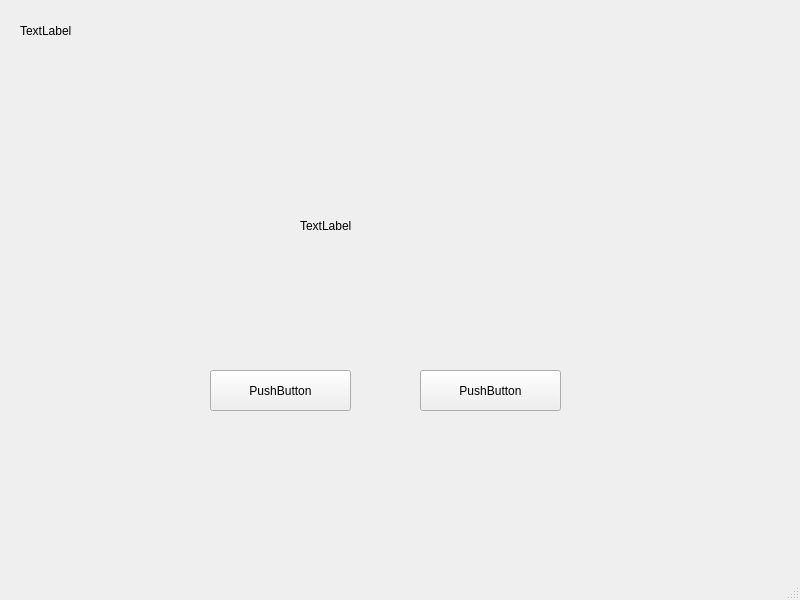
<?xml version="1.0" encoding="UTF-8"?>
<ui version="4.0">
 <class>MainWindow</class>
 <widget class="QMainWindow" name="MainWindow">
  <property name="geometry">
   <rect>
    <x>0</x>
    <y>0</y>
    <width>800</width>
    <height>600</height>
   </rect>
  </property>
  <property name="windowTitle">
   <string>MainWindow</string>
  </property>
  <widget class="QWidget" name="centralwidget">
   <widget class="QPushButton" name="pushButton">
    <property name="geometry">
     <rect>
      <x>210</x>
      <y>370</y>
      <width>141</width>
      <height>41</height>
     </rect>
    </property>
    <property name="text">
     <string>PushButton</string>
    </property>
   </widget>
   <widget class="QPushButton" name="pushButton_2">
    <property name="geometry">
     <rect>
      <x>420</x>
      <y>370</y>
      <width>141</width>
      <height>41</height>
     </rect>
    </property>
    <property name="text">
     <string>PushButton</string>
    </property>
   </widget>
   <widget class="QLabel" name="label">
    <property name="geometry">
     <rect>
      <x>300</x>
      <y>160</y>
      <width>191</width>
      <height>131</height>
     </rect>
    </property>
    <property name="text">
     <string>TextLabel</string>
    </property>
   </widget>
   <widget class="QLabel" name="label_2">
    <property name="geometry">
     <rect>
      <x>20</x>
      <y>10</y>
      <width>81</width>
      <height>41</height>
     </rect>
    </property>
    <property name="text">
     <string>TextLabel</string>
    </property>
   </widget>
  </widget>
  <widget class="QMenuBar" name="menubar">
   <property name="geometry">
    <rect>
     <x>0</x>
     <y>0</y>
     <width>800</width>
     <height>21</height>
    </rect>
   </property>
  </widget>
  <widget class="QStatusBar" name="statusbar"/>
 </widget>
 <resources/>
 <connections/>
</ui>
